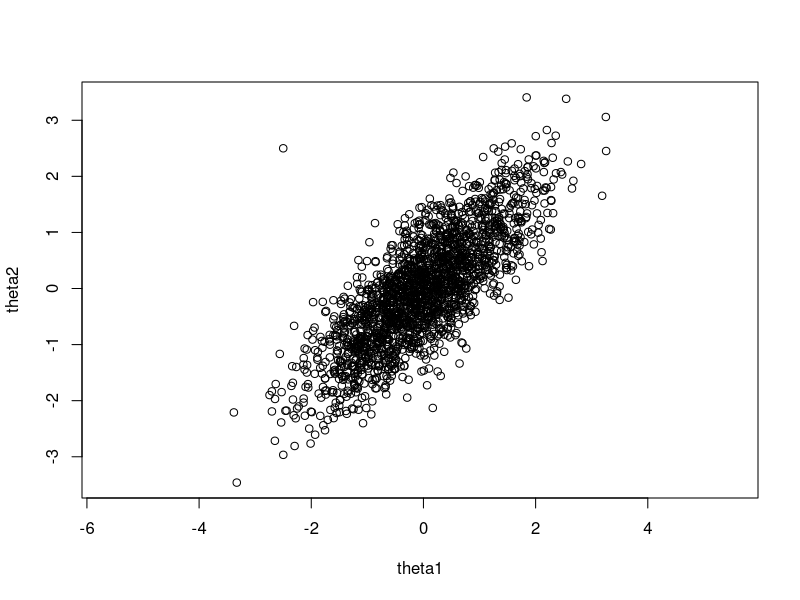
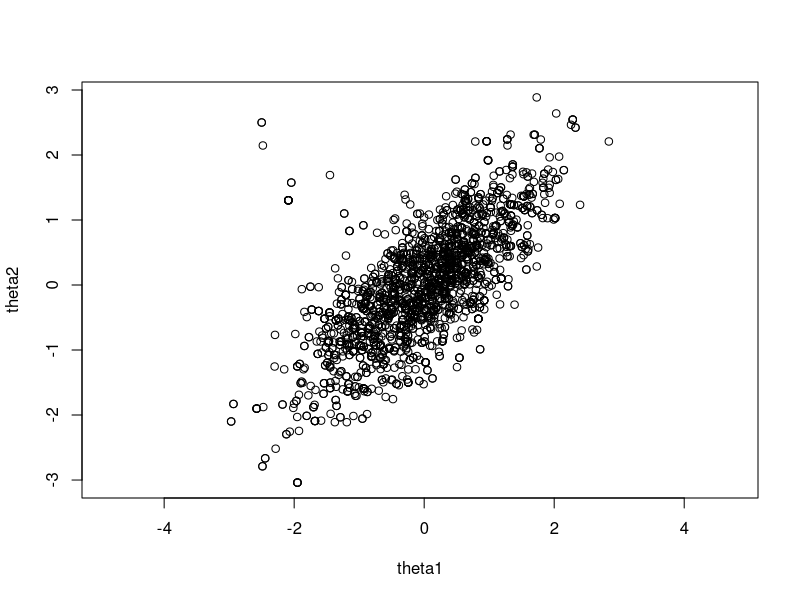
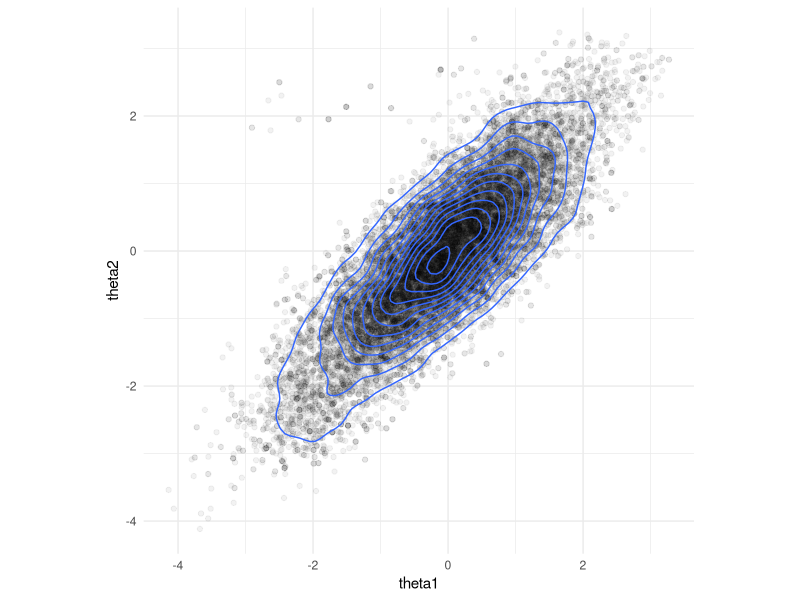
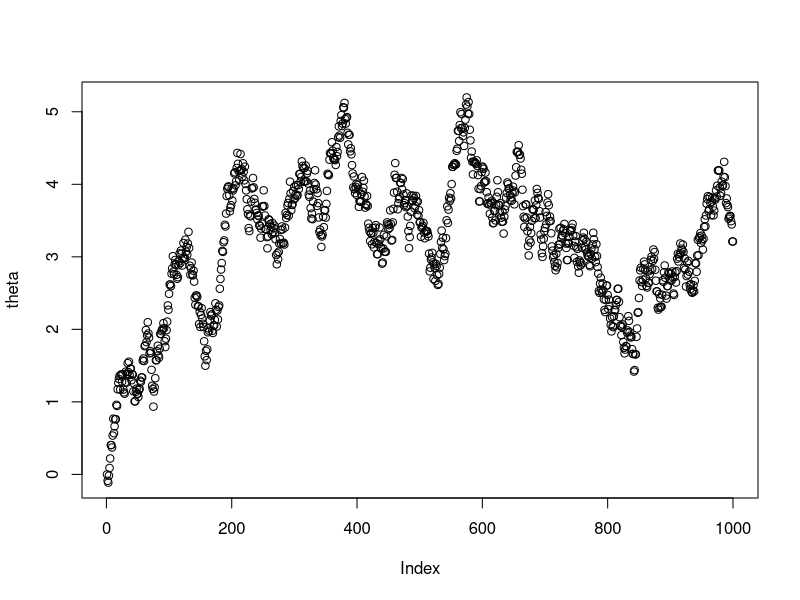
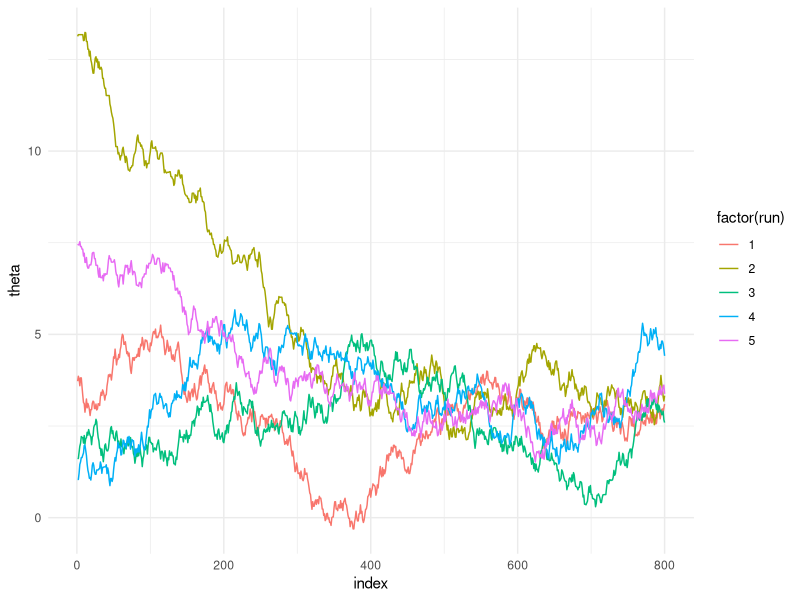

Here is the R script that generated these plots, in order:
## ---- chunk 1
library(lubridate) # working with dates
library(broom)
library(mvtnorm)
library(tidyverse) # data manipulation and visualization - loads several packages

theme_set(theme_minimal()) #set a default ggplot theme
## ---- chunk 2
n=100; #draws per experiment
N=10000; # runs

#theta=numeric(N) #pre-allocate array
# for (i in 1:N) {
#   x=(rnorm(n)>3)
#   theta[i]=mean(x)
# }
theta=map_dbl(1:N,~(rnorm(n)>3) %>% mean())# replaced the loop

mean(theta)
var(theta)

## ---- chunk 3
n=100; #draws per experiment
N=10000; # runs

# theta=numeric(N)
# for (i in 1:N) {
#   x=rnorm(n,4,1)
#   theta[i]=mean((x>3)*dnorm(x)/dnorm(x,4,1))
f=function(i){
  x=rnorm(n,4,1)
  mean((x>3)*dnorm(x)/dnorm(x,4,1))
  }
theta_imp=map_dbl(1:N,f)# replaced the loop
  
mean(theta_imp)
var(theta_imp)

## ---- chunk 4
n=2000
y1=0
y2=0
rho=.8
sd=sqrt(1-rho^2)
theta1=numeric(n)-2.5 #initialize
theta2=numeric(n)+2.5 #initialize
for (i in 2:n) {
  theta1[i]=rnorm(1,y1+rho*(theta2[i-1]-y1),sd)
  theta2[i]=rnorm(1,y2+rho*(theta1[i]-y2),sd)
}

plot(theta1,theta2,asp=1,type="p")
## ---- chunk 5
n=2000
y1=0
y2=0

#sd=sqrt(1-rho^2)
S=diag(2)

# add some correlation
rho=.8
S[1,2]=rho
S[2,1]=rho

sj=.5;  # jump scale
theta1=numeric(n)-2.5 #initialize
theta2=numeric(n)+2.5 #initialize
for (i in 2:n) {
  x=rmvnorm(1,c(theta1[i-1],theta2[i-1]),sigma = diag(2)*sj^2) #test point
 
  d=dmvnorm(c(theta1[i-1],theta2[i-1]),
            mean=c(y1,y2),sigma = S) # probability of previous point
  n=dmvnorm(x,
            mean=c(y1,y2),sigma = S) # evaluate numerator probability
    crit=min(n/d,1)
    if (runif(1)<crit) {
      flag=TRUE
      theta1[i]=x[1]
      theta2[i]=x[2]
    }
    else {
      theta1[i]=theta1[i-1]
      theta2[i]=theta2[i-1]
      
    }
}

plot(theta1,theta2,asp=1)

## ---- chunk 6
n=20000
y1=0
y2=0

#sd=sqrt(1-rho^2)
S=diag(2)

# add some correlation
rho=.8
S[1,2]=rho
S[2,1]=rho

sj=.5;  # jump scale
theta1=numeric(n)-2.5 #initialize
theta2=numeric(n)+2.5 #initialize
for (i in 2:n) {
  #x=rmvnorm(1,c(theta1[i-1],theta2[i-1]),sigma = diag(2)*sj^2) #test point
  
  x=c(theta1[i-1],theta2[i-1])+runif(2,-sj,sj)
  
  
  d=dmvnorm(c(theta1[i-1],theta2[i-1]),
            mean=c(y1,y2),sigma = S) # probability of previous point
  n=dmvnorm(x,mean=c(y1,y2),sigma = S) # evaluate numerator probability
    crit=min(n/d,1)
    if (runif(1)<crit) {
      theta1[i]=x[1]
      theta2[i]=x[2]
    }
    else {
      theta1[i]=theta1[i-1]
      theta2[i]=theta2[i-1]
      
    }
}



tibble(theta1,theta2,z=dmvnorm(cbind(theta1,theta2),mean=c(y1,y2),sigma = S)) %>% 
  ggplot(aes(x=theta1,y=theta2)) + geom_point(alpha=.05)+geom_density_2d()+ coord_fixed()

## ---- chunk 7

make.chain = function (n = 1000, theta_0 = 0) {
  
  theta = numeric(n) - theta_0 #initialize
  
  ptarget = function (x) {dnorm(x, mean = 3, sd = 1)} # target distribution
  jump.from = function (theta) {theta + runif(1, -.25, .25)} # conditional jump
  
  for (i in 2:n) {
    theta.star = jump.from(theta[i - 1])
    
    r = ptarget(theta.star) / ptarget(theta[i - 1])
    if (runif(1) < r) {theta[i] = theta.star    }
    else              {theta[i] = theta[i - 1]}
  }
  theta
}
theta=make.chain()
plot(theta)
## ---- chunk 8
n=200; #number of iterations retained after discard and splitting
m=10; #number of chains, after splitting
MC=1:(m/2) %>% map_df(~tibble(run=.x,theta=make.chain(4*n,rnorm(1,0,5)),index=seq(theta)))

MC %>% ggplot(aes(x=index,y=theta,color=factor(run))) + geom_line()

## ---- chunk 9
MC1=MC %>% filter(index>2*n) %>% mutate(index=index-2*n) %>%
  mutate(chain=(2*run-1)+(index>n))
## ---- chunk 10
MCsum=MC1 %>% group_by(chain) %>% summarise(psi.j=mean(theta),var.j=var(theta)) %>% 
  mutate(psi..=mean(psi.j),B.j=(psi.j-psi..)^2)
MCsum
B=n/(m-1)*sum(MCsum$B.j)
W=mean(MCsum$var.j)

var.bar = (n-1)/n*W+1/n*B

R.hat=sqrt(var.bar/W)
R.hat
## ---- chunk 11
a=aov(theta~factor(chain),data=MC1) %>% tidy() %>% pull(meansq)
B=a[1]
W=a[2]
var.bar = (n-1)/n*W+1/n*B

R.hat=sqrt(var.bar/W)
R.hat
